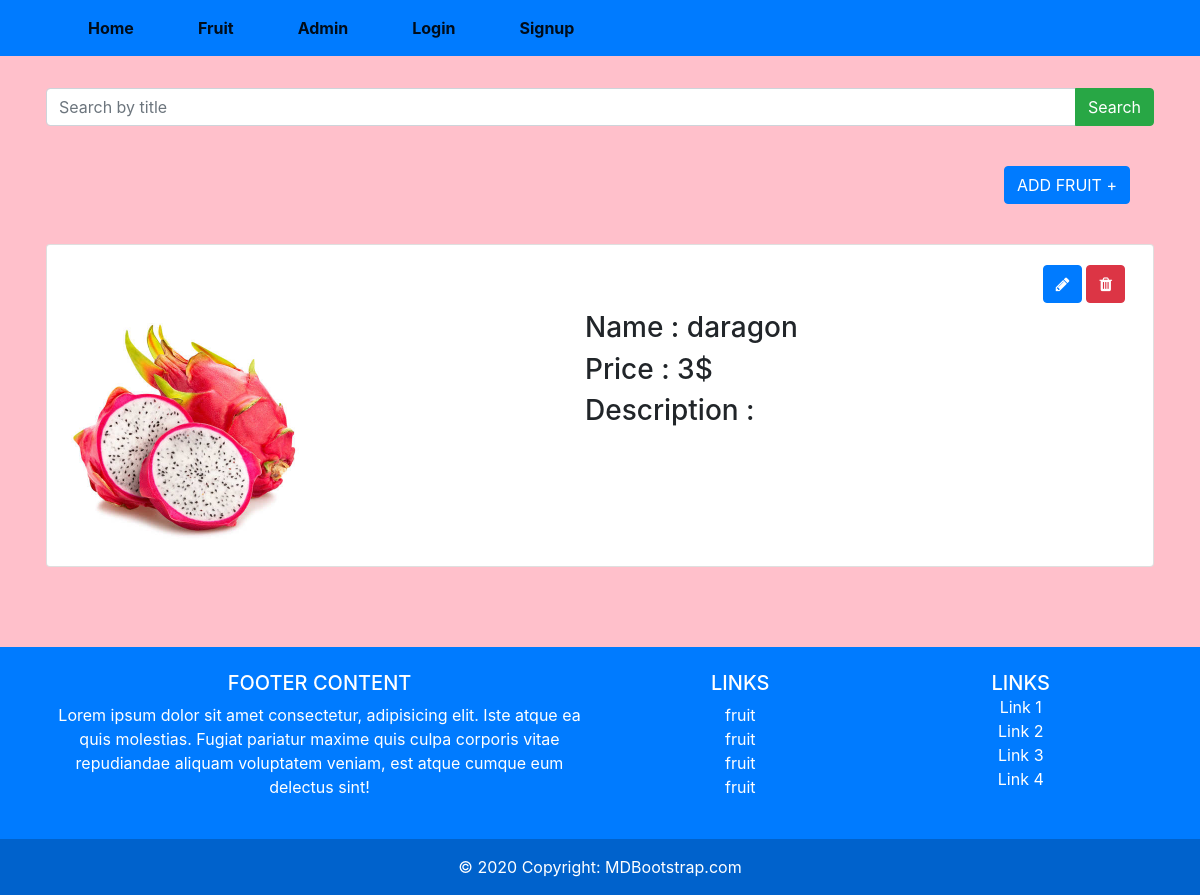
The app's page /?page=detail&id=41 with its own data.
### tables this page shows
CREATE TABLE `fruit` (
  `fruit_id` int(11) NOT NULL,
  `fruitname` varchar(100) NOT NULL,
  `price` varchar(100) NOT NULL,
  `description` text NOT NULL,
  `fruit_image` varchar(255) DEFAULT NULL,
  `user_id` int(11) NOT NULL,
  `category_id` int(11) NOT NULL
);

### database/database.php (called while the page is built, shortened)
<?php
    function db(){
        return new mysqli('localhost','root','','project_php');
    }
    function getOneFruit($id){
        return db()->query("SELECT * FROM fruit WHERE fruit_id=$id");
    }

### pages/detail.php (the view)
<div class="p-3 container mt-3">
    <form  action="" method="post" >
    <div class="input-group mb-3">
        <input type="text" class="form-control" placeholder="Search by title" name="search">
        <div class="input-group-append">
        <button class="btn btn-success" type="submit">Search</button>
        </div>
    </div>
    </form>
    <div class="d-flex justify-content-end p-4 mb-3">
        <a href="create_fruit_html.php" class="btn btn-primary">ADD FRUIT +</a>
    </div>
    <?php
        require_once('database/database.php');
        $id = $_GET['id'];
        $fruits = getOneFruit($id);
        foreach($fruits as $fruit):
    ?>
    <div class="card mb-3 ">
        <div class="card-body">
            <div class="d-flex justify-content-end mb-2 mr-2">
                <a href="./edit_fruit_html.php?editid=<?=$fruit['fruit_id']?>" class="btn btn-primary mr-1"><i class="fa fa-pencil"></i></a>
                <a href="./delete_fruit.php?fruitid=<?=$fruit['fruit_id']?>" class="btn btn-danger"><i class="fa fa-trash"></i></a>
            </div>
            <div class="d-flex ">
                <div class="image">
                    <img class="w-50 h-auto" src="images/<?=$fruit['fruit_image']?>" alt="" >
                </div>
                <div class="descrip">
                    <h3 class="display-6 ml-5">Name : <?=$fruit['fruitname']?></h3>
                    <h3 class="display-6 ml-5">Price : <?=$fruit['price']?>$</h3>
                    <h3 class="display-6 ml-5">Description : <?=$fruit['description']?></h3>
                </div>
            </div>
        </div>
    </div>
    <?php endforeach;  ?>
</div>

### partial/hearder.php (style rules this page uses)
body { background-color:pink; }

### records on screen
fruit: fruit_image (picture), fruitname "daragon", price "3"
